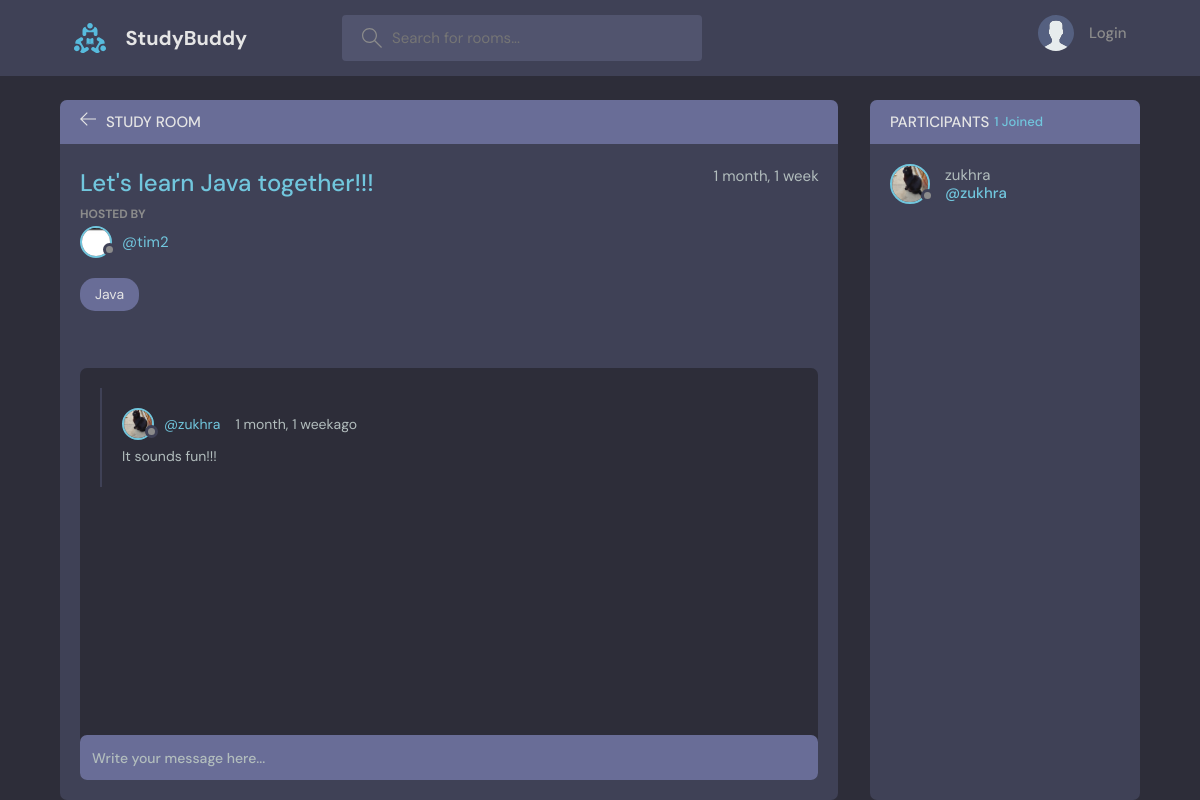
Page /room/2/ on the committed database.
### base/models.py (models this page shows, shortened)
class Room(models.Model):
    host = models.ForeignKey(User, on_delete=models.SET_NULL, null=True)
    topic = models.ForeignKey(Topic, on_delete=models.SET_NULL, null=True)
    name = models.CharField(max_length=200)
    description = models.TextField(null=True, blank=True)
    participants = models.ManyToManyField(
        User, related_name='participants', blank=True)
    updated = models.DateTimeField(auto_now=True)
    created = models.DateTimeField(auto_now_add=True)
    class Meta:
        ordering = ['-updated', '-created']

class User(AbstractUser):
    name = models.CharField(max_length=200, null=True)
    email = models.EmailField(unique=True, null=True)
    bio = models.TextField(null=True)
    avatar = models.ImageField(null=True, default="avatar.svg")
    USERNAME_FIELD = 'email'
    REQUIRED_FIELDS = []

class Topic(models.Model):
    name = models.CharField(max_length=200)
    def __str__(self):
        return self.name

class Message(models.Model):
    user = models.ForeignKey(User, on_delete=models.CASCADE)
    room = models.ForeignKey(Room, on_delete=models.CASCADE)
    body = models.TextField()
    updated = models.DateTimeField(auto_now=True)
    created = models.DateTimeField(auto_now_add=True)
    class Meta:
        ordering = ['-updated', '-created']

### base/views.py (the view, shortened to what this page needs)
# urls.py: path('room/<str:pk>/', views.room, name="room"),
def room(request, pk):
    room = Room.objects.get(id=pk)
    room_messages = room.message_set.all()
    participants = room.participants.all()
    context = {'room': room, 'room_messages': room_messages,
               'participants': participants}
    return render(request, 'base/room.html', context)

### base/templates/base/room.html (shortened to what this page needs)
{% extends 'main.html' %}
{% block content %}
<main class="profile-page layout layout--2">
  <div class="container">
    <div class="room">
      <div class="room__top">
        <div class="room__topLeft">
          <a href="{% url 'home' %}">
            <svg version="1.1" xmlns="http://www.w3.org/2000/svg" width="32" height="32" viewBox="0 0 32 32">
              <title>arrow-left</title>
              <path
                d="M13.723 2.286l-13.723 13.714 13.719 13.714 1.616-1.611-10.96-10.96h27.625v-2.286h-27.625l10.965-10.965-1.616-1.607z"
              ></path>
            </svg>
          </a>
          <h3>Study Room</h3>
        </div>
      </div>
      <div class="room__box scroll">
        <div class="room__header scroll">
          <div class="room__info">
            <h3>{{room.name}}</h3>
            <span>{{room.created|timesince}}</span>
          </div>
          <div class="room__hosted">
            <p>Hosted By</p>
            <a href="{% url 'user-profile' room.host.id %}" class="room__author">
              <div class="avatar avatar--small">
                  <img src="{{room.host.avatar.url}}" />
              </div>
              <span>@{{room.host.username}}</span>
            </a>
          </div>
          <span class="room__topics">{{room.topic}}</span>
        </div>
        <div class="room__conversation">
          <div class="threads scroll">
            {% for message in room_messages%}
            <div class="thread">
              <div class="thread__top">
                <div class="thread__author">
                  <a href="{% url 'user-profile' message.user.id %}" class="thread__authorInfo">
                    <div class="avatar avatar--small">
                      <img src="{{message.user.avatar.url}}" />
                    </div>
                    <span>@{{message.user.username}}</span>
                  </a>
                  <span class="thread__date">{{message.created|timesince}}ago</span>
                </div>
              </div>
              <div class="thread__details">
                {{message.body}}
              </div>
            </div>
            {% endfor %}
          </div>
        </div>
      </div>
      <div class="room__message">
        <form action="" method = "POST">
          <input name="body" placeholder="Write your message here..." /></form>
      </div>
    </div>
    <div class="participants">
      <h3 class="participants__top">Participants <span>{{participants.count}} Joined</span></h3>
      <div class="participants__list scroll">
        {% for user in participants %}
        <a href="{% url 'user-profile' user.id %}" class="participant">
          <div class="avatar avatar--medium">
            <img src="{{user.avatar.url}}" />
          </div>
          <p>
            {{user.username}}
            <span>@{{user.username}}</span>
          </p>
        </a>
        {% endfor %}
      </div>
    </div>
  </div>
</main>
{% endblock content %}

### rows in the picture
Room: name "Let's learn Java together!!!", created "1 month, 1 week", host.avatar (picture), host.username "tim2", topic "Java"
Message: user.avatar (picture), user.username "zukhra", created "1 month, 1 week", body "It sounds fun!!!"
User: avatar (picture), username "zukhra"

### other values in the picture
{{ participants.count }} "1"
